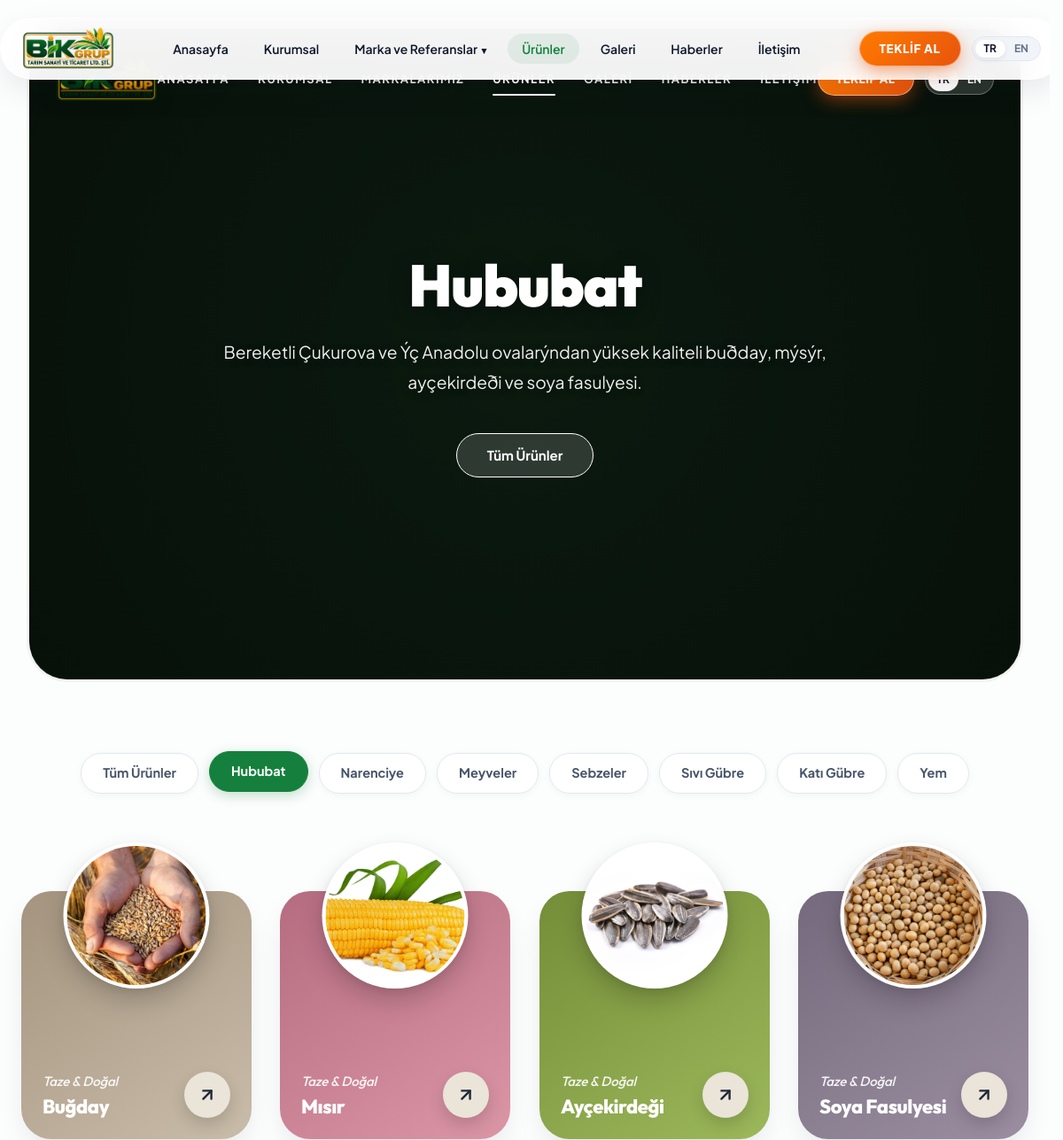
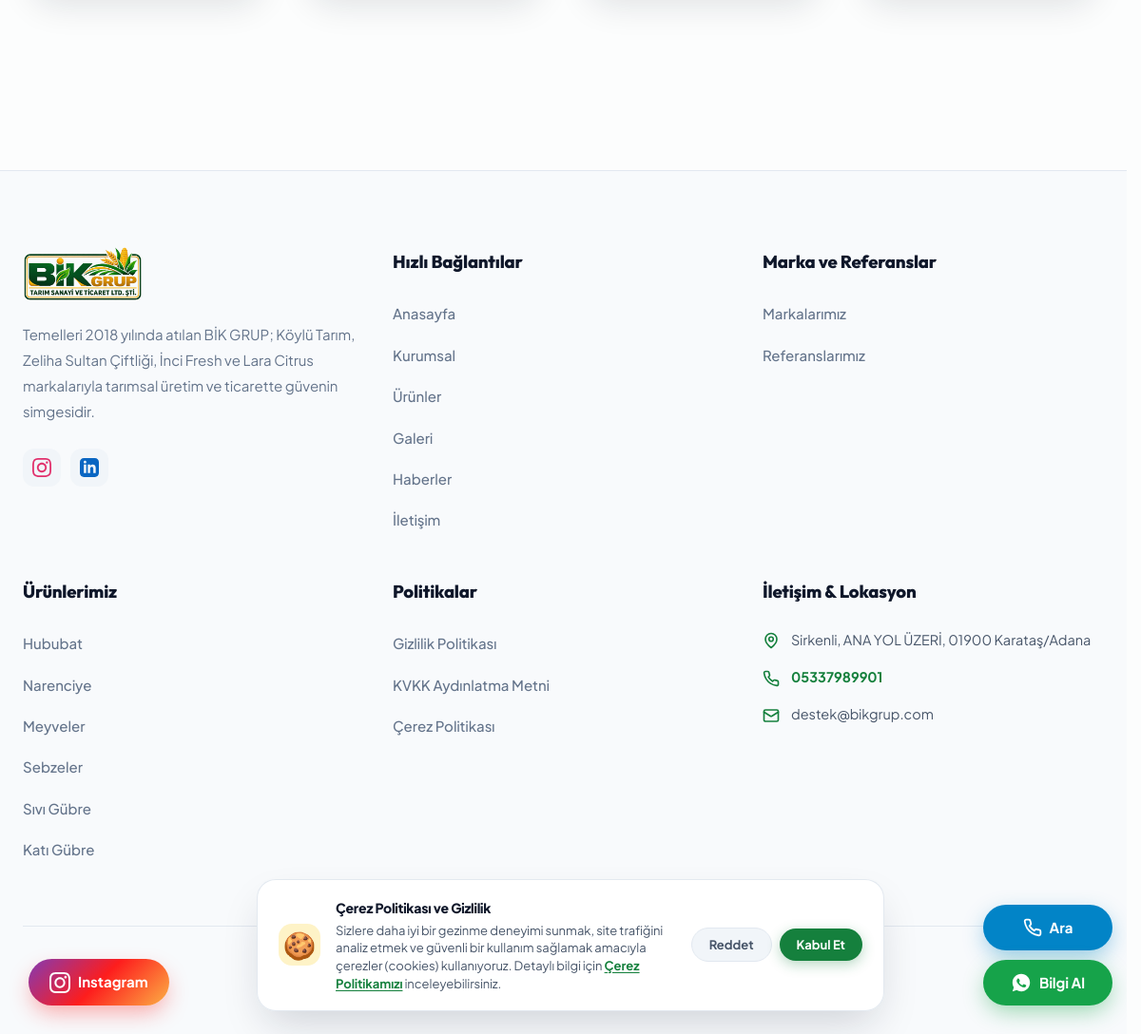
Page /urunler?kategori=hububat on the committed database (2 pictures, top to bottom).
### tables this page shows
CREATE TABLE `categories` (
  `id` int(11) NOT NULL AUTO_INCREMENT,
  `slug` varchar(100) NOT NULL,
  `name_tr` varchar(100) NOT NULL,
  `name_en` varchar(100) NOT NULL,
  `description_tr` text DEFAULT NULL,
  `description_en` text DEFAULT NULL,
  `badge_color` varchar(20) DEFAULT '#15803d',
  `icon_svg` text DEFAULT NULL,
  `image` varchar(255) DEFAULT NULL,
  `sort_order` int(11) DEFAULT 0,
  `is_active` tinyint(1) DEFAULT 1,
  `created_at` timestamp NOT NULL DEFAULT current_timestamp(),
  PRIMARY KEY (`id`),
  UNIQUE KEY `slug` (`slug`)
);

CREATE TABLE `products` (
  `id` int(11) NOT NULL AUTO_INCREMENT,
  `category_id` int(11) NOT NULL,
  `slug` varchar(120) NOT NULL,
  `name_tr` varchar(120) NOT NULL,
  `name_en` varchar(120) NOT NULL,
  `short_desc_tr` text DEFAULT NULL,
  `short_desc_en` text DEFAULT NULL,
  `content_tr` longtext DEFAULT NULL,
  `content_en` longtext DEFAULT NULL,
  `image` varchar(255) DEFAULT NULL,
  `origin_tr` varchar(100) DEFAULT 'Akdeniz & Ege / Türkiye',
  `origin_en` varchar(100) DEFAULT 'Mediterranean & Aegean / Turkey',
  `harvest_season_tr` varchar(100) DEFAULT 'Ekim - Mayıs',
  `harvest_season_en` varchar(100) DEFAULT 'October - May',
  `packaging_tr` varchar(150) DEFAULT 'Teleskopik Koli, Plastik Kasa, IFCO Kasa',
  `packaging_en` varchar(150) DEFAULT 'Telescopic Carton, Plastic Crate, IFCO Box',
  `extra_json` longtext DEFAULT NULL,
  `temperature` varchar(50) DEFAULT '+4°C / +8°C',
  `is_featured` tinyint(1) DEFAULT 1,
  `is_active` tinyint(1) DEFAULT 1,
  `sort_order` int(11) DEFAULT 0,
  `created_at` timestamp NOT NULL DEFAULT current_timestamp(),
  PRIMARY KEY (`id`),
  UNIQUE KEY `slug` (`slug`),
  KEY `category_id` (`category_id`),
  CONSTRAINT `products_ibfk_1` FOREIGN KEY (`category_id`) REFERENCES `categories` (`id`) ON DELETE CASCADE
);

CREATE TABLE `page_sections` (
  `id` int(11) NOT NULL AUTO_INCREMENT,
  `page_key` varchar(50) NOT NULL COMMENT 'home, about, contact',
  `section_key` varchar(80) NOT NULL,
  `title_tr` varchar(255) NOT NULL,
  `title_en` varchar(255) DEFAULT NULL,
  `subtitle_tr` varchar(255) DEFAULT NULL,
  `subtitle_en` varchar(255) DEFAULT NULL,
  `body_tr` longtext DEFAULT NULL,
  `body_en` longtext DEFAULT NULL,
  `extra_json` longtext DEFAULT NULL CHECK (json_valid(`extra_json`)),
  `updated_at` timestamp NOT NULL DEFAULT current_timestamp() ON UPDATE current_timestamp(),
  PRIMARY KEY (`id`),
  UNIQUE KEY `section_key` (`section_key`)
);

### views/pages/products.php (the view, shortened to what the rows shown need)
<?php
$currentLang = Lang::current();
$prodHero = PageSection::get('products_hero') ?? [];
?>
<section class="adler-hero-viewport">
    <div class="adler-contour-frame frame-centered">
        <div class="adler-inner-center-hero">
            <h1 class="adler-inner-mega-title">
                <?= $selectedCategory
                    ? htmlspecialchars($selectedCategory['name_' . $currentLang] ?? $selectedCategory['name_tr'])
                    : (!empty($prodHero['title_' . $currentLang]) ? nl2br(htmlspecialchars($prodHero['title_' . $currentLang])) : (!empty($prodHero['title_tr']) ? nl2br(htmlspecialchars($prodHero['title_tr'])) : ($currentLang === 'en' ? 'Fresh Harvest &<br>Global Export.' : 'Taze Mahsul &<br>Global İhracat.'))) ?>
            </h1>
            <p class="adler-inner-desc">
                <?= $selectedCategory
                    ? htmlspecialchars($selectedCategory['description_' . $currentLang] ?? $selectedCategory['description_tr'])
                    : htmlspecialchars($prodHero['subtitle_' . $currentLang] ?? ($prodHero['subtitle_tr'] ?? ($currentLang === 'en' ? 'Our nutritious and premium produce grown in the fertile soils of the Mediterranean maintains its peak freshness on its journey from our orchards to your table.' : 'Akdeniz ve Ege nin verimli topraklarinda yetisen besleyici ve saglikli urunlerimiz tarladan sofraniza uzanan yolculukta tazeligini korur.'))) ?>
            </p>
            <div class="adler-inner-actions">
                <a href="#urunler-vitrini" class="about-pill-btn" style="border-color: #ffffff; color: #ffffff; background: rgba(255,255,255,0.15); backdrop-filter: blur(8px);">
                </a>
            </div>
        </div>
    </div>
</section>
<section class="section" id="urunler-vitrini" style="padding-top: 50px; scroll-margin-top: 40px;">
    <div class="container">
        <div class="products-filter-bar reveal" style="display: flex; justify-content: center; align-items: center; gap: 12px; margin-bottom: 45px; flex-wrap: wrap;">
            <a href="<?= BASE_URL ?>/urunler#urunler-vitrini"
               class="cat-filter-btn <?= empty($selectedCategory) ? 'active' : '' ?>">
                <?= __('cat_all') ?>
            </a>
            <?php foreach ($categories as $cat): ?>
                <?php $isActive = !empty($selectedCategory) && (int)$selectedCategory['id'] === (int)$cat['id']; ?>
                <a href="<?= BASE_URL ?>/urunler?kategori=<?= urlencode($cat['slug']) ?>#urunler-vitrini"
                   class="cat-filter-btn <?= $isActive ? 'active' : '' ?>">
                    <?= htmlspecialchars($cat['name_' . $currentLang] ?? $cat['name_tr']) ?>
                </a>
            <?php endforeach; ?>
        </div>
        <div id="products-dynamic-container" style="transition: opacity 0.22s ease; min-height: 280px;">
            <?php if (empty($products)): ?>
                <div style="text-align:center; padding: 60px 20px; background:#ffffff; border-radius: 20px; border:1px solid #e2e8f0;">
                    <p style="font-size: 18px; color: var(--theme-text-muted); margin: 0 0 16px 0;"><?= $currentLang === 'en' ? 'No published products found in this category yet.' : 'Bu kategoride henüz yayınlanmış ürün bulunamadı.' ?></p>
                    <a href="<?= BASE_URL ?>/urunler#urunler-vitrini" class="btn btn-primary" style="border-radius: 9999px;"><?= $currentLang === 'en' ? 'Return to All Products' : 'Tüm Ürünlere Dön' ?></a>
                </div>
            <?php else: ?>
                <div class="popout-products-grid">
                    <?php foreach ($products as $index => $prod):
                        $prodUrl = BASE_URL . '/urunler/' . urlencode($prod['slug']);
                    ?>
                        <div class="popout-product-card card-color-<?= ($index % 4) + 1 ?> reveal reveal-delay-<?= ($index % 3) + 1 ?>"
                             onclick="window.location.href='<?= $prodUrl ?>';"
                             style="cursor: pointer;">
                            <a href="<?= $prodUrl ?>" class="popout-img-wrapper" onclick="event.stopPropagation();">
                                <img src="<?= BASE_URL ?>/public/images/<?= htmlspecialchars($prod['image'] ?: 'product_orange.png') ?>"
                                     alt="<?= htmlspecialchars($prod['name_' . $currentLang] ?? $prod['name_tr']) ?>"
                                     class="popout-floating-img"
                                     loading="lazy">
                            </a>
                            <div class="popout-card-bottom">
                                <div class="popout-card-text">
                                    <?php
                                    $prodExtra = !empty($prod['extra_json']) ? json_decode($prod['extra_json'], true) : [];
                                    $customPrefix = $prodExtra['badge_prefix'] ?? null;
                                    $defaultPrefix = $currentLang === 'en' ? 'Fresh & Premium' : 'Taze & Doğal';
                                    ?>
                                    <span class="popout-card-prefix"><?= htmlspecialchars($customPrefix ?: $defaultPrefix) ?></span>
                                    <h3 class="popout-card-title">
                                        <a href="<?= $prodUrl ?>">
                                            <?= htmlspecialchars($prod['name_' . $currentLang] ?? $prod['name_tr']) ?>
                                        </a>
                                    </h3>
                                </div>
                                <a href="<?= $prodUrl ?>" class="popout-circle-btn" aria-label="<?= htmlspecialchars($prod['name_' . $currentLang] ?? $prod['name_tr']) . ' ' . ($currentLang === 'en' ? 'Inspect' : 'İncele') ?>">
                                    <svg width="22" height="22" viewBox="0 0 24 24" fill="none" stroke="currentColor" stroke-width="2.6" stroke-linecap="round" stroke-linejoin="round">
                                        <line x1="7" y1="17" x2="17" y2="7"></line>
                                        <polyline points="7 7 17 7 17 17"></polyline>
                                    </svg>
                                </a>
                            </div>
                        </div>
                    <?php endforeach; ?>
                </div>
            <?php endif; ?>
        </div>
    </div>
</section>

### views/layouts/footer.php (shortened to what the rows shown need)
<?php
$currentLang = Lang::current();
$instagram = trim(Settings::get('social_instagram', ''));
$facebook  = trim(Settings::get('social_facebook', ''));
$youtube   = trim(Settings::get('social_youtube', ''));
$linkedin  = trim(Settings::get('social_linkedin', ''));
$twitter   = trim(Settings::get('social_x', ''));
$footerSec = PageSection::get('footer_main') ?? [];
$siteLogo = Settings::get('site_logo', '');
$siteLogoText = Settings::get('site_logo_text', 'BİK GRUP');
?>
    <footer class="footer-creative">
        <div class="container">
            <div class="footer-grid footer-grid-6col">
                <div class="footer-col-brand">
                    <a href="<?= BASE_URL ?>/" class="bik-logo" style="margin-bottom: 20px;">
                        <?php if (!empty($siteLogo) && file_exists(UPLOADS_PATH . '/' . $siteLogo)): ?>
                            <img src="<?= BASE_URL ?>/public/images/<?= htmlspecialchars($siteLogo) ?>" alt="<?= htmlspecialchars($siteLogoText) ?>" style="max-height: 58px; width: auto; object-fit: contain;">
                        <?php else: ?>
                            <span class="logo-leaf-icon">🌿</span>
                            <span class="logo-brand"><span class="bold">BİK</span><span class="accent">GRUP</span></span>
                        <?php endif; ?>
                    </a>
                    <p style="color: #64748b; font-size: 15px; line-height: 1.8; margin-bottom: 26px; max-width: 360px;">
                        <?= !empty($footerSec['body_' . $currentLang]) ? nl2br(htmlspecialchars($footerSec['body_' . $currentLang])) : ($currentLang === 'en' ? __('footer_about_text') : (!empty($footerSec['body_tr']) ? nl2br(htmlspecialchars($footerSec['body_tr'])) : __('footer_about_text'))) ?>
                    </p>
                    <?php if (!empty($instagram) || !empty($facebook) || !empty($youtube) || !empty($linkedin) || !empty($twitter)): ?>
                    <div style="display: flex; gap: 10px; flex-wrap: wrap; margin-bottom: 20px;">
                        <?php if (!empty($instagram) && $instagram !== '#'): ?>
                            <a href="<?= htmlspecialchars($instagram) ?>" target="_blank" rel="noopener noreferrer" style="display:inline-flex; align-items:center; justify-content:center; width:40px; height:40px; border-radius:12px; background:#f1f5f9; color:#e1306c; transition:all 0.2s;" title="Instagram">
                            </a>
                        <?php endif; ?>
                        <?php if (!empty($linkedin) && $linkedin !== '#'): ?>
                            <a href="<?= htmlspecialchars($linkedin) ?>" target="_blank" rel="noopener noreferrer" style="display:inline-flex; align-items:center; justify-content:center; width:40px; height:40px; border-radius:12px; background:#f1f5f9; color:#0a66c2; transition:all 0.2s;" title="LinkedIn">
                            </a>
                        <?php endif; ?>
                    </div>
                    <?php endif; ?>
                </div>
            </div>
        </div>
    </footer>
</body>
</html>

### rows in the picture
categories: name_tr "Hububat", description_tr "Bereketli Çukurova ve Ýç Anadolu ovalarýndan yüksek kaliteli buðday, mýsýr, ayçekirdeði ve soya fasulyesi."
categories: name_tr "Narenciye"
categories: name_tr "Meyveler"
categories: name_tr "Sebzeler"
categories: name_tr "Sıvı Gübre"
categories: name_tr "Katı Gübre"
categories: name_tr "Yem"
products: image (picture), defaultPrefix "Taze & Doğal", name_tr "Buğday"
products: image (picture), defaultPrefix "Taze & Doğal", name_tr "Mısır"
products: image (picture), defaultPrefix "Taze & Doğal", name_tr "Ayçekirdeği"
products: image (picture), defaultPrefix "Taze & Doğal", name_tr "Soya Fasulyesi"
page_sections: body_tr "Temelleri 2018 yılında atılan BİK GRUP; Köylü Tarım, Zeliha Sultan Çiftliği, İnci Fresh ve Lara Citrus markalarıyla tarımsal üretim ve ticarette güvenin simgesidir."

### other values in the picture
__('nav_home') "Anasayfa"
__('nav_about') "Kurumsal"
__('nav_products') "Ürünler"
__('nav_blog') "Haberler"
__('nav_contact') "İletişim"
__('cat_all') "Tüm Ürünler"
__('cat_citrus') "Narenciye"
__('cat_fruits') "Meyveler"
__('cat_vegetables') "Sebzeler"
$address "Sirkenli, ANA YOL ÜZERİ, 01900 Karataş/Adana"
$phone "05337989901"
$email "destek@bikgrup.com"
